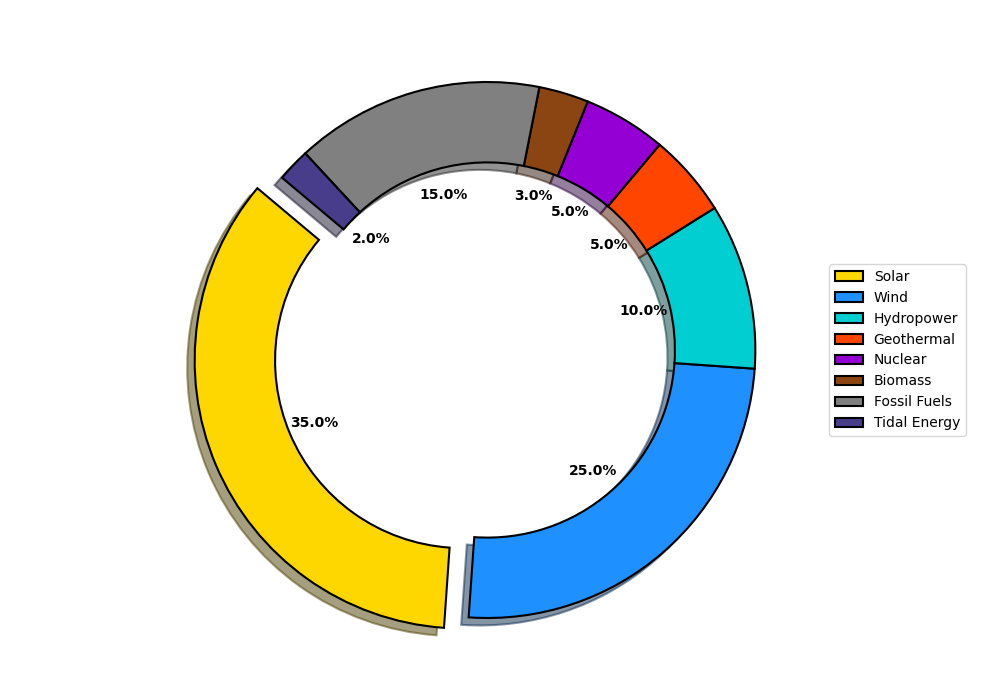

Here is the Python script that generated this plot:
import matplotlib.pyplot as plt

energy_sources = ['Solar', 'Wind', 'Hydropower', 'Geothermal', 'Nuclear', 'Biomass', 'Fossil Fuels', 'Tidal Energy']
energy_percentages = [35, 25, 10, 5, 5, 3, 15, 2]

colors = ['#FFD700', '#1E90FF', '#00CED1', '#FF4500', '#9400D3', '#8B4513', '#808080', '#483D8B']

fig, ax = plt.subplots(figsize=(10, 7), subplot_kw=dict(aspect='equal'))

explode = (0.1, 0, 0, 0, 0, 0, 0, 0)
wedges, texts, autotexts = ax.pie(
    energy_percentages,
    explode=explode,
    autopct='%1.1f%%',
    startangle=140,
    colors=colors,
    wedgeprops=dict(edgecolor='black', linewidth=1.5, width=0.3),
    shadow=True
)

plt.setp(autotexts, size=10, weight='bold', color='black')

ax.legend(
    wedges, energy_sources,
    loc="center left",
    bbox_to_anchor=(1, 0, 0.5, 1),
    fontsize=10
)

plt.tight_layout()
plt.show()
